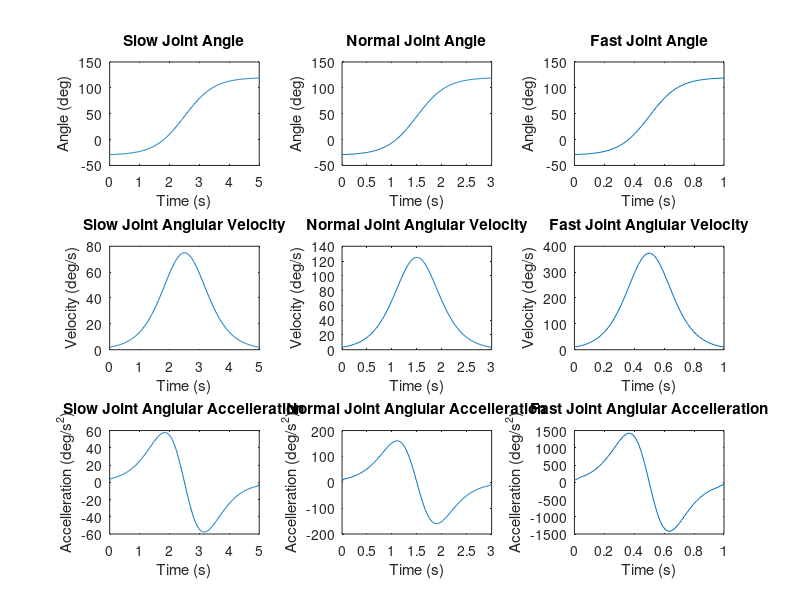
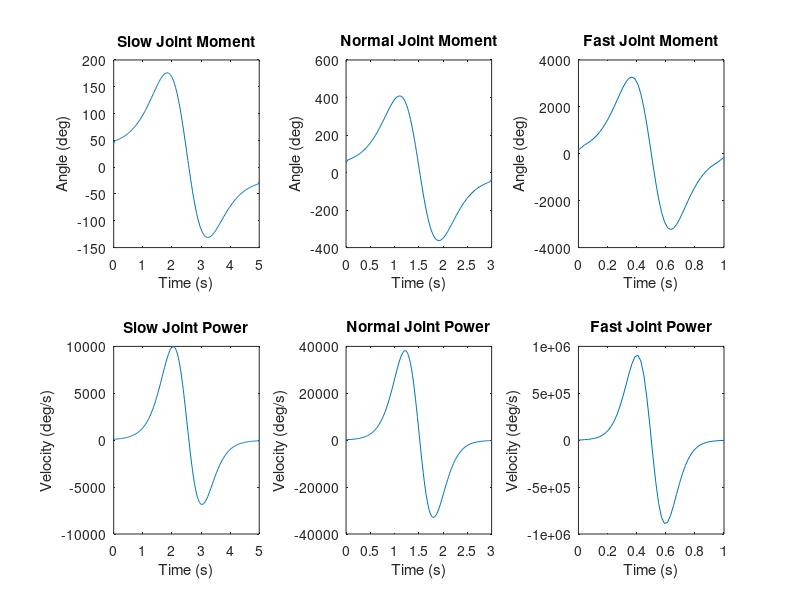
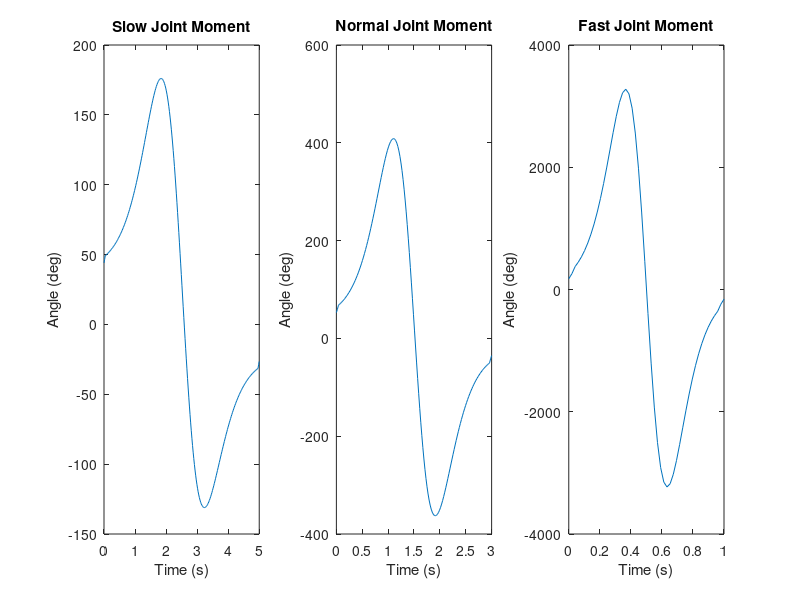

The MATLAB script that drew these images, in order:
 %% BMEG301 Reverse Dynamic Solution For Device 3
% Authors: Bailey Phillips, Matthew Nuske, Oliver Michels, and Kyan Phillips

%% Assumptions

% The thigh is consider to be pivoted at the hip joint and has one DoF in flexion-extension. 
% Distal limb (shank) is fixed such that the longitudinal axis line up. 
% All other limbs can be ignored.

clc, clear

%% Parameters

% Subject Paramters
gender = 2; % 1 for female, 2 for male
weight = 85; % Total body mass of subject in 'kg'
height = 1.84; % Total body height of subject in 'm'


%% Segment Factor Tables

% Segment factors based of De lava Table
% [Mass factor   Length factor   COM factor  Radius of Gyration factor]

% Female factors
segment_table(1).factors = [ 
0.1478  368.5/1735  0.3612  0.369;  % Thigh (female)
0.0481  432.3/1735  0.4416  0.271   % Shank (female)
];

% Male factors
segment_table(2).factors = [
0.1416  422.2/1741  0.4095  0.329;  % Thigh (male)
0.0433  434.0/1741  0.4459  0.255   % Shank (male)
];  


%% TASK 1 
% Create Structures With All of The Model's Segment Details 

model(1).name = 'Thigh'; model(1).color = 'k';
model(2).name = 'Shank'; model(2).color = 'r';

table = sprintf('Part Name \t Mass (kg)\t Length (m)\t COM (m)\t RGyration (m)\t Inertia (kg.m^2)');
disp(table)

% Assumption: The distal limb (shank) is fixed such that longitudinal axes
% line up, thus all other limbs can be ignored
for part = 1:2

    model(part).mass = weight*segment_table(gender).factors(part,1);
    model(part).length = height*segment_table(gender).factors(part,2);
    model(part).com_local = model(part).length*segment_table(gender).factors(part,3);

   if part < 2
        model(part).com_from_O = model(part).com_local;
    else
        model(part).com_from_O = model(part).com_local + sum([model(1:part-1).length]);
    end
    model(part).rgyration = model(part).length*segment_table(gender).factors(part,4);
    model(part).inertia = model(part).mass*(model(part).rgyration).^2;
    
    t = sprintf('%s\t\t %.3f\t\t %.3f\t\t %.3f\t\t %.3f\t\t %.5f',model(part).name,...
        model(part).mass, model(part).length, model(part).com_local,...
        model(part).rgyration, model(part).inertia);
    disp(t)
end

% System Center of Mass
mass_system = sum([model(:).mass]);

% display system mass
disp(['System mass = ', num2str(mass_system), ' kg']);

r_num = [model(:).mass].*[model(:).com_from_O];
CoM_system = sum(r_num)/mass_system;
disp([newline, 'System center of mass position = ',num2str(CoM_system),' m']);

% System Inertia About The Hip
I_seg_o = [model(:).inertia] + [model(:).mass].*([model(:).com_from_O].^2);
Inertia_system = sum(I_seg_o);
disp(['System mass moment of inertia at O = ',num2str(Inertia_system),' kg.m^2']);

%% Simulation Parameters
fps = 50;                           % Frames per second 
                    % Motion duration in seconds

% These are the first things i saw for the rom of the thigh about the hip.
% we can change this if we find its different with more research - Oli
theta_min = -30 * (pi/180);           % Minimum angle at extension in rad
theta_max = 120 * (pi/180);         % Maximum angle at flexion in rad

%% TASK 2 & 3
durations=[5,3,1];

t_store = cell(length(durations),1);
theta_store = cell(length(durations),1);
omega_store = cell(length(durations),1);
alpha_store = cell(length(durations),1);
M_store = cell(length(durations),1);
P_store = cell(length(durations),1);

for i=1:length(durations)
    T_motion = durations(i);   
    % Simulation 
    Num_Frames = ceil(T_motion*fps);                        % Calculates number of frames in the simulation
    T_simulation = linspace(0, T_motion, Num_Frames);       % Creates a linearly spaced time vector for motion duration

    % Sigmoid Function To Calculate Joint Angle
    k = 10 / T_motion;                                                      % Steepness of sigmoid function (scales with the motion duration)
    s = 1 ./ (1 + exp(-k .* (T_simulation - (T_motion/2))));                % Sigmoid function
    theta = (theta_min + (theta_max - theta_min) .* s) .* (180/pi);         % Joint angle in degrees
    omega = gradient(theta,T_simulation);                                   % Angular velocity
    alpha = gradient(omega,T_simulation);                                   % Angular acceleration
    g = -9.81; % Gravity
    M_hip = (Inertia_system * alpha) - (g * CoM_system * mass_system * cosd(theta)); % Moment about Hip in Nm
    P = M_hip .* omega; % Joint power Watts

    t_store{i} = T_simulation;
    theta_store{i} = theta;
    omega_store{i} = omega;
    alpha_store{i} = alpha;
    M_store{i} = M_hip;
    P_store{i} = P;
end
%% Plotting Results
figure;
label = {'Slow ', 'Normal ', 'Fast '};

for i = 1:3
    % Joint Angle Over Time
    subplot(3, 3, i);
    plot(t_store{i}, theta_store{i});
    ylabel('Angle (deg)');
    xlabel('Time (s)')
    title([label{i} 'Joint Angle']);
    
    % Joint Angular Velocity Over Time
    subplot(3, 3, i + 3);
    plot(t_store{i}, omega_store{i})
    ylabel('Velocity (deg/s)');
    xlabel('Time (s)')
    title([label{i} 'Joint Anglular Velocity']);
    
    % Joint Angular Accelleration Over Time
    subplot(3, 3, i + 6);
    plot(t_store{i}, alpha_store{i});
    ylabel('Accelleration (deg/s^2)');
    xlabel('Time (s)')
    title([label{i} 'Joint Anglular Accelleration']);
end

figure;
for i = 1:3
    % Joint Moment Over Time
    subplot(2, 3, i);
    plot(t_store{i}, M_store{i});
    ylabel('Angle (deg)');
    xlabel('Time (s)')
    title([label{i} 'Joint Moment']);
    
    % Joint Power Over Time
    subplot(2, 3, i + 3);
    plot(t_store{i}, P_store{i})
    ylabel('Velocity (deg/s)');
    xlabel('Time (s)')
    title([label{i} 'Joint Power']);
    
end


% Animation
figure;
for i = 1:3
    % Animation
    subplot(3, 3, [i, i+3, i+6]);
    plot(t_store{i}, M_store{i});
    ylabel('Angle (deg)');
    xlabel('Time (s)')
    title([label{i} 'Joint Moment']);
    
end
